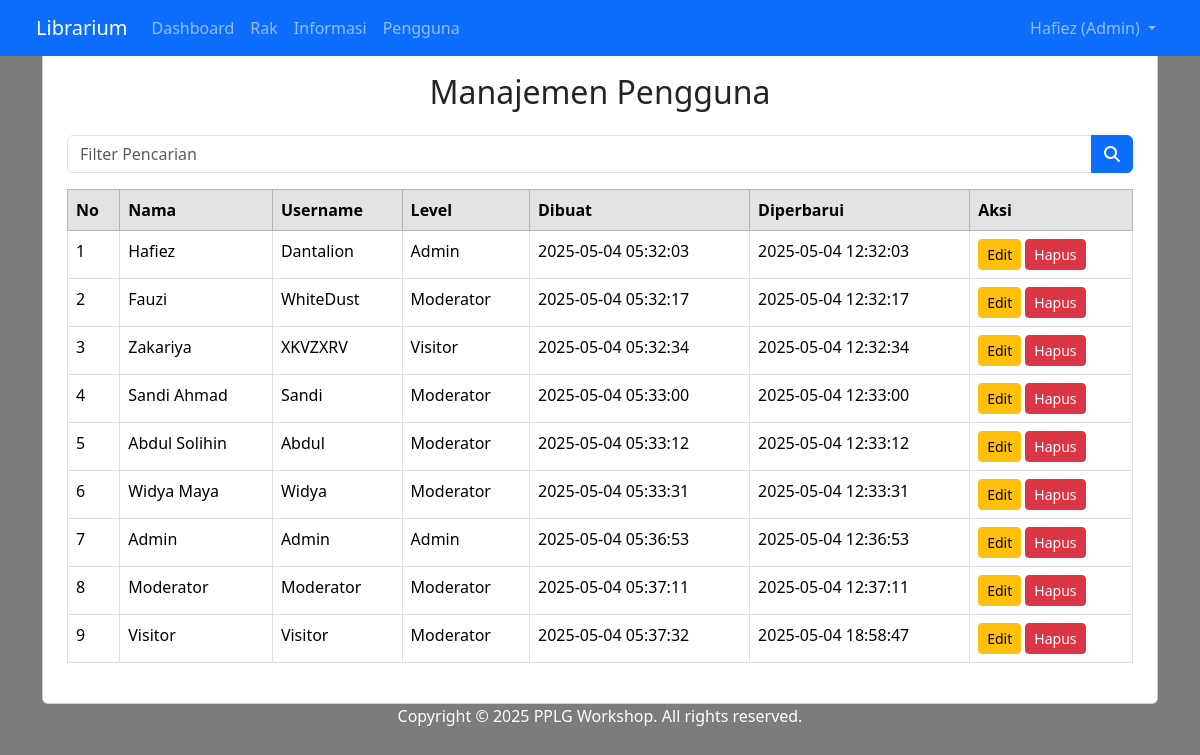
/user.php (signed in), run on the app's committed database.
### tables this page shows
CREATE TABLE `tb_user` (
  `id` int(11) NOT NULL,
  `created_at` timestamp NOT NULL DEFAULT current_timestamp(),
  `level` enum('Admin','Moderator','Visitor','') DEFAULT 'Visitor',
  `name` varchar(30) DEFAULT NULL,
  `pass` varchar(50) DEFAULT NULL,
  `username` varchar(30) DEFAULT NULL,
  `updated_at` datetime DEFAULT NULL
);

### user.php (the view, shortened to what this page needs)
<?php
include 'header.php';
$key = isset($_GET['key']) ? mysqli_real_escape_string($conn, $_GET['key']) : '';
if (!empty($key)) {
    $query = mysqli_query($conn, "SELECT * FROM tb_user WHERE name LIKE '%$key%' OR username LIKE '%$key%' OR level LIKE '%$key%'");
} else {
    $query = mysqli_query($conn, "SELECT * FROM tb_user");
}
?>
<head>
    <link rel="stylesheet" type="text/css" href="css/bootstrap.min.css">
</head>
<body class="bg-light">
    <div class="container mt-5">
        <div class="card p-4">
            <h2 class="mb-4 text-center">Manajemen Pengguna</h2>
            <form method="GET" action="">
                <div class="input-group mb-3">
                    <input type="text" name="key" class="form-control" placeholder="Filter Pencarian" value="<?= htmlspecialchars($key) ?>">
                    <button class="btn btn-primary" type="submit">
                        <i class="fa fa-search"></i>
                    </button>
                </div>
            </form>
            <table class="table table-bordered">
                <thead class="table-secondary">
                    <tr>
                        <th>No</th>
                        <th>Nama</th>
                        <th>Username</th>
                        <th>Level</th>
                        <th>Dibuat</th>
                        <th>Diperbarui</th>
                        <th>Aksi</th>
                    </tr>
                </thead>
                <tbody>
                    <?php
                    $no = 1;
                    while ($u = mysqli_fetch_assoc($query)):
                    ?>
                        <tr>
                            <td><?= $no++ ?></td>
                            <td><?= $u['name'] ?></td>
                            <td><?= $u['username'] ?></td>
                            <td><?= $u['level'] ?></td>
                            <td><?= $u['created_at'] ?></td>
                            <td><?= $u['updated_at'] ?></td>
                            <td>
                                <?php if ($_SESSION['ulevel'] == 'Admin'): ?>
                                    <a href="user_edit.php?id=<?= $u['id'] ?>" class="btn btn-warning btn-sm">Edit</a>
                                    <a href="user_delete.php?id=<?= $u['id'] ?>" class="btn btn-danger btn-sm" class="btn btn-danger btn-sm" onclick="return confirm('Hapus pengguna ini?')">Hapus</a>
                                <?php else: ?>
                                    <span class="text-muted">Akses dibatasi</span>
                                <?php endif; ?>
                            </td>
                        </tr>
                    <?php endwhile; ?>
                </tbody>
            </table>
        </div>
    </div>
</body>
<?php include 'footer.php'; ?>

### header.php (shortened to what this page needs)
<!DOCTYPE html>
<html lang="en">
<head>
    <link rel="stylesheet" type="text/css" href="css/bootstrap.min.css">
    <link rel="stylesheet" href="https://cdnjs.cloudflare.com/ajax/libs/font-awesome/6.7.2/css/all.min.css" />
</head>
<body class="bg-light">
<nav class="navbar navbar-expand-lg navbar-dark bg-primary fixed-top px-4">
    <div class="container-fluid">
        <a class="navbar-brand" href="dashboard.php">Librarium</a>
        <div class="collapse navbar-collapse" id="navbarContent">
            <ul class="navbar-nav me-auto mb-2 mb-lg-0">
                <li class="nav-item"><a class="nav-link" href="dashboard.php">Dashboard</a></li>
                <li class="nav-item"><a class="nav-link" href="shelf.php">Rak</a></li>
                <li class="nav-item"><a class="nav-link" href="information.php">Informasi</a></li>
                <?php if ($_SESSION['ulevel'] == 'Admin' || $_SESSION['ulevel'] == 'Moderator'): ?>
                    <li class="nav-item"><a class="nav-link" href="user.php">Pengguna</a></li>
                <?php endif; ?>
            </ul>
            <ul class="navbar-nav ms-auto mb-2 mb-lg-0">
                <li class="nav-item dropdown">
                    <a class="nav-link dropdown-toggle" href="#" id="userDropdown" role="button" data-bs-toggle="dropdown"
                    aria-expanded="false">
                        <?= $_SESSION['uname'] ?> (<?= $_SESSION['ulevel'] ?>)
                    </a>
                </li>
            </ul>
        </div>
    </div>
</nav>
</body>

### footer.php (shortened to what this page needs)
        <div class="footer">
                <div class="container text-center text-white">
                    Copyright &copy; 2025 PPLG Workshop. All rights reserved.
                </div>
            </div>
    </body>
</html>

### user.php (style rules this page uses)
body { background: linear-gradient(rgba(0, 0, 0, 0.5), rgba(0, 0, 0, 0.5)), url('images/background.jpg') no-repeat center center fixed; height: 100vh; background-attachment: fixed; background-position: center; background-repeat: no-repeat; background-size: cover; }

### data on the page
tb_user: name "Hafiez", username "Dantalion", level "Admin", created_at "2025-05-04 05:32:03", updated_at "2025-05-04 12:32:03"
tb_user: name "Fauzi", username "WhiteDust", level "Moderator", created_at "2025-05-04 05:32:17", updated_at "2025-05-04 12:32:17"
tb_user: name "Zakariya", username "XKVZXRV", level "Visitor", created_at "2025-05-04 05:32:34", updated_at "2025-05-04 12:32:34"
tb_user: name "Sandi Ahmad", username "Sandi", level "Moderator", created_at "2025-05-04 05:33:00", updated_at "2025-05-04 12:33:00"
tb_user: name "Abdul Solihin", username "Abdul", level "Moderator", created_at "2025-05-04 05:33:12", updated_at "2025-05-04 12:33:12"
tb_user: name "Widya Maya", username "Widya", level "Moderator", created_at "2025-05-04 05:33:31", updated_at "2025-05-04 12:33:31"
tb_user: name "Admin", username "Admin", level "Admin", created_at "2025-05-04 05:36:53", updated_at "2025-05-04 12:36:53"
tb_user: name "Moderator", username "Moderator", level "Moderator", created_at "2025-05-04 05:37:11", updated_at "2025-05-04 12:37:11"
tb_user: name "Visitor", username "Visitor", level "Moderator", created_at "2025-05-04 05:37:32", updated_at "2025-05-04 18:58:47"

### other printed values
$_SESSION['uname'] "Hafiez"
$_SESSION['ulevel'] "Admin"
